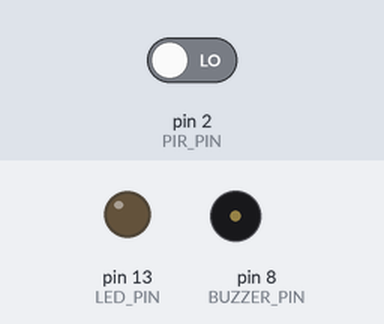
A sketch run on a simulated Arduino Uno, built with avr-gcc and run on an emulated ATmega328P. On the bench: output pins drawn as LEDs (lit = HIGH), buzzer (waves = sounding). The inputs (shaded band) are chosen by the test bench; at power-on: pin 2 (PIR_PIN) LOW. What the sketch prints to the serial monitor is not drawn.

Above: at 3.2 s.
3.3 s: pin 2 (PIR_PIN) driven HIGH
At 4.3 s:
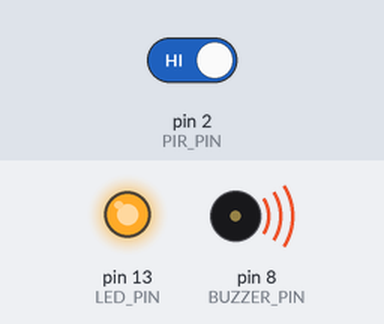
4.8 s: pin 2 (PIR_PIN) driven LOW
At 5.4 s:
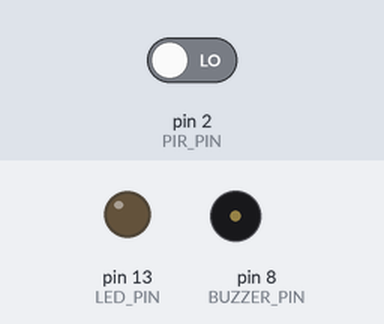
Timing chart, 0 to 7.8 s (numbered marks = the images above; inputs shaded):
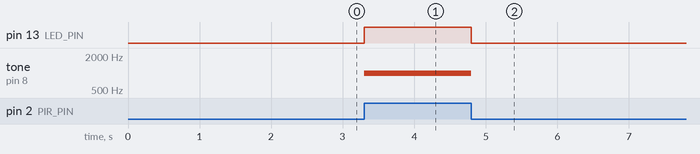

Measured:
- after the input at 3.3 s, pin 13 (LED_PIN): LOW → HIGH at once; tone on pin 8 (BUZZER_PIN): silent → 1000 Hz at once
- after the input at 4.8 s, pin 13 (LED_PIN): HIGH → LOW at once; tone on pin 8 (BUZZER_PIN): 1000 Hz → silent at once

The sketch:

security_alarm.ino
```cpp
const int PIR_PIN = 2;
const int BUZZER_PIN = 8;
const int LED_PIN = 13;


// System State Tracking

int pirState = LOW;
void setup() {
  pinMode(PIR_PIN, INPUT);
  pinMode(BUZZER_PIN, OUTPUT);
  pinMode(LED_PIN, OUTPUT);

  Serial.begin(9600);
  Serial.println("Security System Initializing...");
  delay(2000);
  Serial.println("Security System Active!");
}

void loop() {
  int sensorValue = digitalRead(PIR_PIN);

  if (sensorValue == HIGH) {
    // --- Motion Detected Phase ---
    digitalWrite(LED_PIN, HIGH);
    tone(BUZZER_PIN, 1000); // 1000 Hz sound frequency

    if (pirState == LOW) {
      Serial.println("⚠️ MOTION DETECTED! ALARM ACTIVATED!");
      pirState = HIGH;
    }
  } else {
    // --- Standby / Quiet Phase ---
    digitalWrite(LED_PIN, LOW);
    noTone(BUZZER_PIN);

    if (pirState == HIGH) {
      Serial.println("Motion ended. System armed and quiet.");
      pirState = LOW;
    }
  }
}
```
